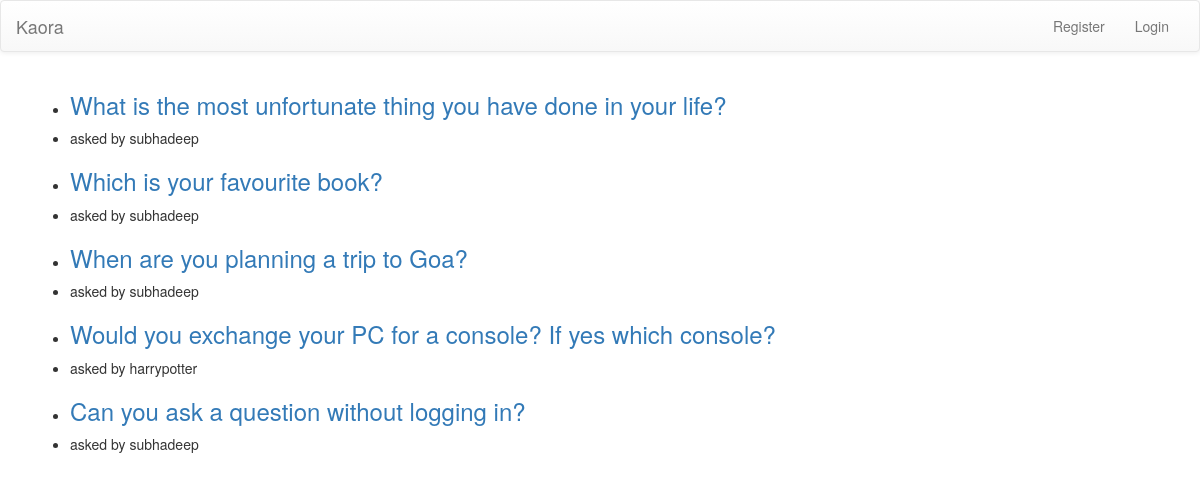
The app's page /quora/, older data.
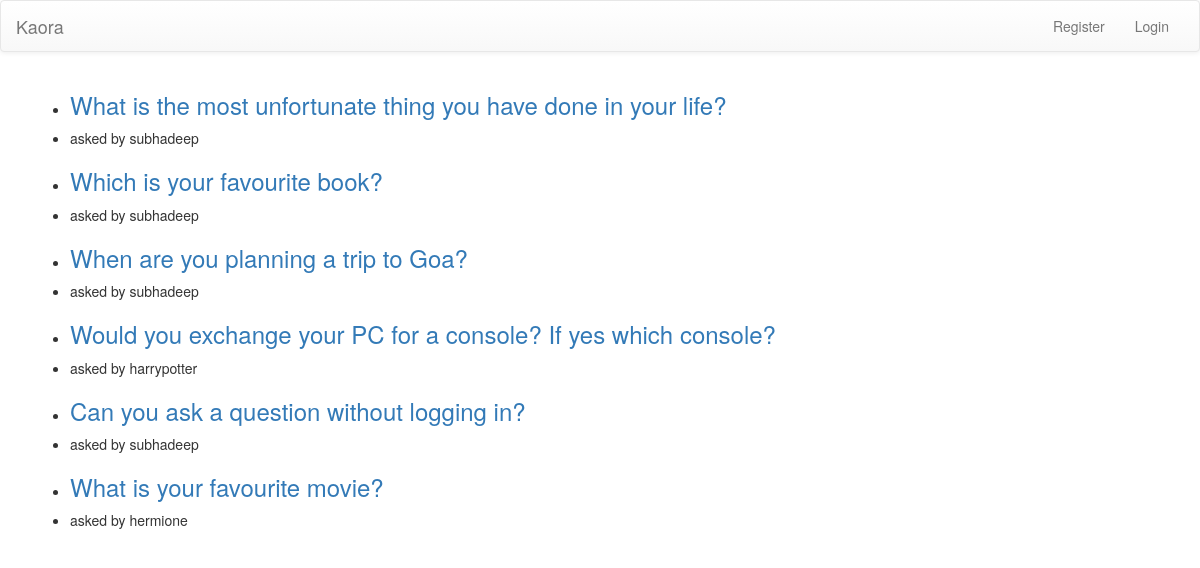
The same page, newer data.
### quora/models.py (models this page shows, shortened)
class Question(models.Model):
    author = models.ForeignKey('auth.User')
    question_text = models.CharField(max_length=250)
    created_date = models.DateTimeField(default=timezone.now)
    published_date = models.DateTimeField(blank=True, null=True)

### quora/views.py (the view)
class QuestionsList(ListView):
    model = Question
    context_object_name = 'questions'
    template_name = 'quora/question_list.html'

### quora/templates/quora/question_list.html
{% extends 'quora/base.html' %}
{% block content %}
<ul>
  {% for question in questions %}
    <li><a href="{% url 'answers' pk=question.id %}"><h3>{{ question.question_text }}</h3></a></li>
    <li>asked by {{ question.author }}</li>
  {% endfor %}
</ul>
{% endblock %}

Row changes from the older to the newer data that the page shows:
added Question: question_text "What is your favourite movie?", author "hermione"
